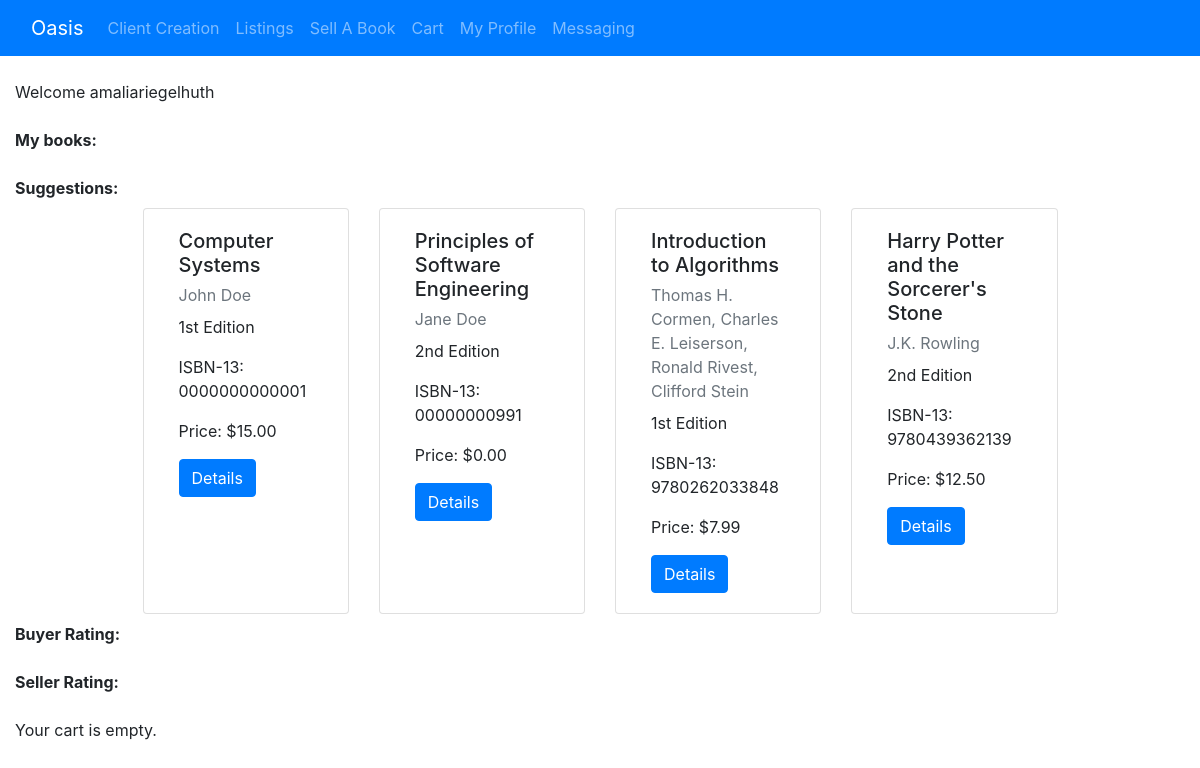
The page /pages/profile/ (signed in) on the database its author committed.
### pages/models.py (models this page shows, shortened)
class Listing(models.Model):
    id = models.UUIDField(primary_key=True, default=uuid.uuid4, help_text='unique id for this listing')
    book = models.ForeignKey('Book', on_delete=models.RESTRICT, null=True)
    date_added = models.DateTimeField(auto_now_add=True)
    user = models.ForeignKey(User,
                        default = 1,
                        null = True,
                        on_delete = models.SET_NULL
                        )
    price= models.DecimalField(max_digits=10, decimal_places=2)
    condition = models.CharField(
        max_length=1,
        choices=CONDITION,
        blank=True,
        default=1,
        help_text='Book condition',
    )
    class Meta:
        ordering = ['-date_added']
    def get_absolute_url(self):
        return reverse('listings-detail', args=[str(self.id)])

class Book(models.Model):
    title = models.CharField(max_length=200)
    author = models.CharField(max_length=100)
    isbn = models.CharField('ISBN', max_length=13, unique=True, help_text='13 Character <a href="https://www.isbn-international.org/content/what-isbn">ISBN number</a>')
    edition = models.CharField(max_length=5) #length here assumes no more than 999th edition -- seems like a reasonable assumption
    pub_year = models.SmallIntegerField()

### pages/views.py (the view)
# urls.py: path('profile/', views.profile, name='profile'),
def profile(request):
    num_books = Book.objects.all().count()
    num_listings = Listing.objects.all().count()
    listings = Listing.objects.all()
    cart = Cart(request)
    cart_item = []
    item = Listing.objects.all()
    for i in cart:
        cart_item.append(i['product'].id)
    for j in cart_item:
        item = item.exclude(id = j)
    vars = {
        'num_books':num_books,
		'num_listings':num_listings,
		'num_users':User.objects.all().count(),
		'listings':listings,
		'cart':cart,
		'left':item,
    }
    return render(request, 'profile.html', context=vars)

### cart/cart.py (called while the page is built)
    def __iter__(self):
        product_ids = self.cart.keys()
        products = Listing.objects.filter(id__in=product_ids)
        for product in products:
            self.cart[str(product.id)]['product'] = product
        for item in self.cart.values():
            item['price'] = Decimal(item['price'])
            item['total_price'] = item['price'] * item['quantity']
            yield item

    def __len__(self):
        return sum(item['quantity'] for item in self.cart.values())

### cart/context_processors.py (called while the page is built)
def cart(request):
     return {'cart': Cart(request)}

### pages/templates/profile.html (shortened to what this page needs)
{% extends 'base.html' %}
{%block content%}
{% if user.is_authenticated %}
	<br/>
	Welcome {{user.username}}
	<br/>
	<br/>
	<strong>My books:</strong>
	<br/>
	<br/>
	<strong>Suggestions:</strong>
	{% if left %}
		<div class="card-deck col-lg-10 col-sm-12 py-2 mx-auto">
		  {% for object in left %}
			<div class="card col-sm-4 rounded">
			  <div class="card-body">
				<h5 class="card-title"> {{ object.book.title }}</h5>
				<p class="card-subtitle mb-2 text-muted"> {{ object.book.author }}</p>
				<p class="card-text">{{ object.book.edition }} Edition</p>
				<p class="card-text">ISBN-13: {{ object.book.isbn }}</p>
				<p class="card-text">Price: ${{ object.price}}</p>
				<a href="{{ object.get_absolute_url }}" class="btn btn-primary">Details</a>
			  </div>
			</div>
		  {% endfor %}
		</div>
	{% else %}
		<p>You have no suggestions at the moment. Check back later for more.</p>
	{% endif %}
	<strong>Buyer Rating:</strong>
	<br/>
	<br/>
	<strong>Seller Rating:</strong>
	<br/>
	<br/>
	{% if cart %}
	<Strong>Your Cart:</Strong>
	  {% for product in cart %}
		<div class="col p-md-3">
		  <div class="card rounded" style="width: 100%;">
			<div class="card-body">
			  <h5 class="card-title"> {{ product.product.book.title }}</h5>
			  <p class="card-subtitle mb-2 text-muted"> {{ product.product.book.author }}</p>
			  <p class="card-text">{{ product.product.book.edition }} Edition</p>
			  <p class="card-text">${{ product.price}} </p>
			  <p class="card-text">ISBN-13: {{ product.product.book.isbn }}</p>
			  <a href="{% url 'cart:itemclear' product.product.id%}" class="btn btn-primary">Remove From Cart</a>
			</div>
		  </div>
		</div>
	  {% endfor %}
	{% else %}
	<p>Your cart is empty.</p>
	{% endif %}
{% else %}
	<meta http-equiv="refresh" content="time; URL=../login" />
{% endif %}
{%endblock%}

### rows shown on the page
Listing: book "Computer Systems", book.author "John Doe", book.edition "1st", book.isbn "0000000000001", price "15.00"
Listing: book "Principles of Software Engineering", book.author "Jane Doe", book.edition "2nd", book.isbn "00000000991", price "0.00"
Listing: book "Introduction to Algorithms", book.author "Thomas H. Cormen, Charles E. Leiserson, Ronald Rivest, Clifford Stein", book.edition "1st", book.isbn "9780262033848", price "7.99"
Listing: book "Harry Potter and the Sorcerer's Stone", book.author "J.K. Rowling", book.edition "2nd", book.isbn "9780439362139", price "12.50"

### other values the page prints
{{ user.username }} "amaliariegelhuth"
